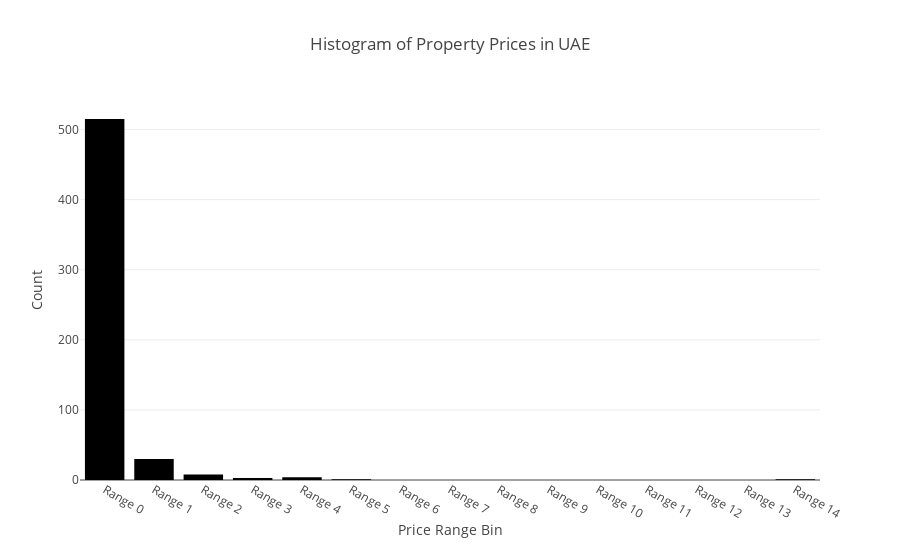

Write notebook code for a chart like this one.
### Code cell
import plotly.express as px
import pandas as pd

# Sample data based on the given input (Price Range as strings for x-axis labels)
data = {
    "Price Range": [
        "Range 0", "Range 1", "Range 2", "Range 3", "Range 4", "Range 5",
        "Range 6", "Range 7", "Range 8", "Range 9", "Range 10", "Range 11",
        "Range 12", "Range 13", "Range 14"
    ],
    "Count": [515, 30, 8, 3, 4, 1, 0, 0, 0, 0, 0, 0, 0, 0, 1]
}

df = pd.DataFrame(data)

# Create the histogram bar chart
fig = px.bar(df, x="Price Range", y="Count",
             labels={"Count": "Number of Properties", "Price Range": "Price Range"},
             title="Histogram of Property Prices in UAE")

fig.update_layout(xaxis_title="Price Range Bin",
                  yaxis_title="Count",
                  bargap=0.2)

fig.show()

### Figure 1 — Plotly figure (JSON) as saved in the notebook; plotly's stock layout.template omitted (floating-point values rounded to 4 significant figures)
{"data": [{"hovertemplate": "Price Range=%{x}<br>Number of Properties=%{y}<extra></extra>", "legendgroup": "", "marker": {"color": "#000001", "pattern": {"shape": ""}}, "name": "", "orientation": "v", "showlegend": false, "textposition": "auto", "x": ["Range 0", "Range 1", "Range 2", "Range 3", "Range 4", "Range 5", "Range 6", "Range 7", "Range 8", "Range 9", "Range 10", "Range 11", "Range 12", "Range 13", "Range 14"], "xaxis": "x", "y": [515, 30, 8, 3, 4, 1, 0, 0, 0, 0, 0, 0, 0, 0, 1], "yaxis": "y", "type": "bar"}], "layout": {"xaxis": {"anchor": "y", "domain": [0.0, 1.0], "title": {"text": "Price Range Bin"}}, "yaxis": {"anchor": "x", "domain": [0.0, 1.0], "title": {"text": "Count"}}, "legend": {"tracegroupgap": 0}, "title": {"text": "Histogram of Property Prices in UAE"}, "barmode": "relative", "bargap": 0.2}}
